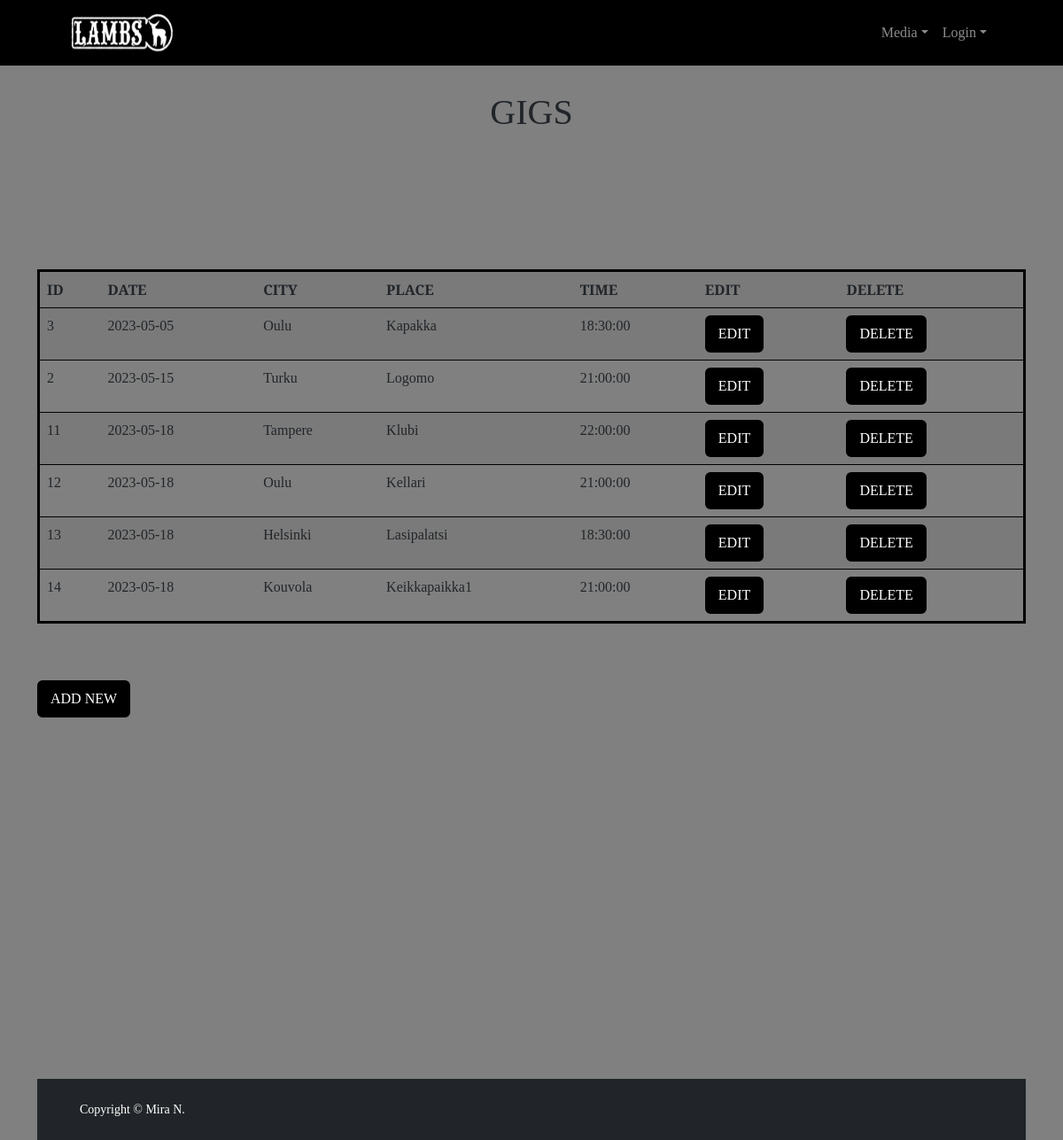
Screenshot of /kalenteriK.php with the database file from the repository.
### tables this page shows
CREATE TABLE `kalenteri` (
  `keikkaid` int(11) NOT NULL,
  `pvm` date NOT NULL DEFAULT current_timestamp(),
  `kaupunki` varchar(30) NOT NULL,
  `paikka` varchar(40) NOT NULL,
  `klo` time NOT NULL
);

### kalenteriListausK.php (called while the page is built, shortened)
<?php
include('connect.php');
$kysely = "SELECT keikkaid, pvm, kaupunki, paikka, klo FROM kalenteri ORDER BY pvm";
$data = $yhteys->query($kysely);
$JSON = '{"kalenteri":[';
$laskuri = 0;
$riveja = $data->rowCount();
while($rivi = $data->fetch(PDO::FETCH_ASSOC)){
    $laskuri++;
    $JSON.= '{"keikkaid":"'.$rivi['keikkaid'].'","PVM":"'.$rivi['pvm'].'","Kaupunki":"'.$rivi['kaupunki'].'","Paikka":"'.$rivi['paikka'].'","Klo":"'.$rivi['klo'].'"}';
    if($laskuri<$riveja) $JSON.=",";
}
$JSON.=']}';
?>

### kalenteriK.php (the view, shortened to what this page needs)
<?php require "header.php"; ?>
    </head>
<body>
   <div class="container">
        <br>
      <h1 style="text-align: center; margin-top: 5px;">GIGS</h1>
   <table style="border: solid black; margin-top: 1px;" class="table table-striped">
      <tr>
         <th>ID</th>
         <th>DATE</th>
         <th>CITY</th>
         <th>PLACE</th>
         <th>TIME</th>
         <th>EDIT</th>
         <th>DELETE</th>
      </tr>
        <tr>
            <?php
              include('kalenteriListausK.php');
              $lambs = json_decode($JSON, true);
              if(count($lambs) != 0){
                foreach($lambs as $key){
                  foreach($key as $kalenteri){
                    ?>
                  <tr>
                    <td><?php echo $kalenteri ['keikkaid']; ?></td><br>
                    <td><?php echo $kalenteri ['PVM']; ?></td>
                    <td><?php echo $kalenteri ['Kaupunki']; ?></td>
                    <td><?php echo $kalenteri ['Paikka']; ?></td>
                    <td><?php echo $kalenteri ['Klo']; ?></td>
                    <td ><?php echo '<a href="muokkausKalenteri.php?keikkaid='.$kalenteri['keikkaid'].'" class="btn btn-primary" style="background-color: black; border: solid black;">EDIT</a>' ; ?></td>
                    <td><?php echo '<a href="poistaKalenteri.php?keikkaid='.$kalenteri['keikkaid'].'" class="btn btn-primary" style="background-color: black; border: solid black;">DELETE</a>' ; ?></td>
                  </tr>
                  <?php
                  }
                }
              }
            ?>
    </table><br><br>
    <div><a href="uusiKalenteri.php" class="btn btn-primary" style="background-color: black; border: solid black;">ADD NEW</a>
  </div> <br> <br><br><br><br><br><br><br><br><br><br><br><br><br><br><br><br>
    </body>
            <?php require "footer.php"; ?>
</html>

### rows the page displays
kalenteri: keikkaid "3", pvm "2023-05-05", kaupunki "Oulu", paikka "Kapakka", klo "18:30:00"
kalenteri: keikkaid "2", pvm "2023-05-15", kaupunki "Turku", paikka "Logomo", klo "21:00:00"
kalenteri: keikkaid "11", pvm "2023-05-18", kaupunki "Tampere", paikka "Klubi", klo "22:00:00"
kalenteri: keikkaid "12", pvm "2023-05-18", kaupunki "Oulu", paikka "Kellari", klo "21:00:00"
kalenteri: keikkaid "13", pvm "2023-05-18", kaupunki "Helsinki", paikka "Lasipalatsi", klo "18:30:00"
kalenteri: keikkaid "14", pvm "2023-05-18", kaupunki "Kouvola", paikka "Keikkapaikka1", klo "21:00:00"
